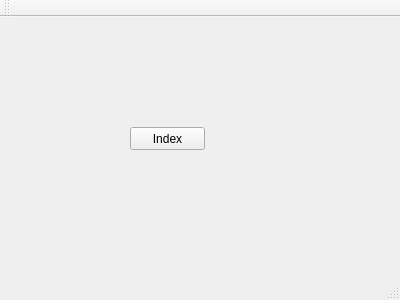
<?xml version="1.0" encoding="UTF-8"?>
<ui version="4.0">
 <class>MainWindow</class>
 <widget class="QMainWindow" name="MainWindow">
  <property name="geometry">
   <rect>
    <x>0</x>
    <y>0</y>
    <width>400</width>
    <height>300</height>
   </rect>
  </property>
  <property name="windowTitle">
   <string>MainWindow</string>
  </property>
  <widget class="QWidget" name="centralWidget">
   <widget class="QPushButton" name="Index_check">
    <property name="geometry">
     <rect>
      <x>130</x>
      <y>110</y>
      <width>75</width>
      <height>23</height>
     </rect>
    </property>
    <property name="text">
     <string>Index</string>
    </property>
   </widget>
  </widget>
  <widget class="QMenuBar" name="menuBar">
   <property name="geometry">
    <rect>
     <x>0</x>
     <y>0</y>
     <width>400</width>
     <height>21</height>
    </rect>
   </property>
  </widget>
  <widget class="QToolBar" name="mainToolBar">
   <attribute name="toolBarArea">
    <enum>TopToolBarArea</enum>
   </attribute>
   <attribute name="toolBarBreak">
    <bool>false</bool>
   </attribute>
  </widget>
  <widget class="QStatusBar" name="statusBar"/>
 </widget>
 <layoutdefault spacing="6" margin="11"/>
 <resources/>
 <connections/>
</ui>
